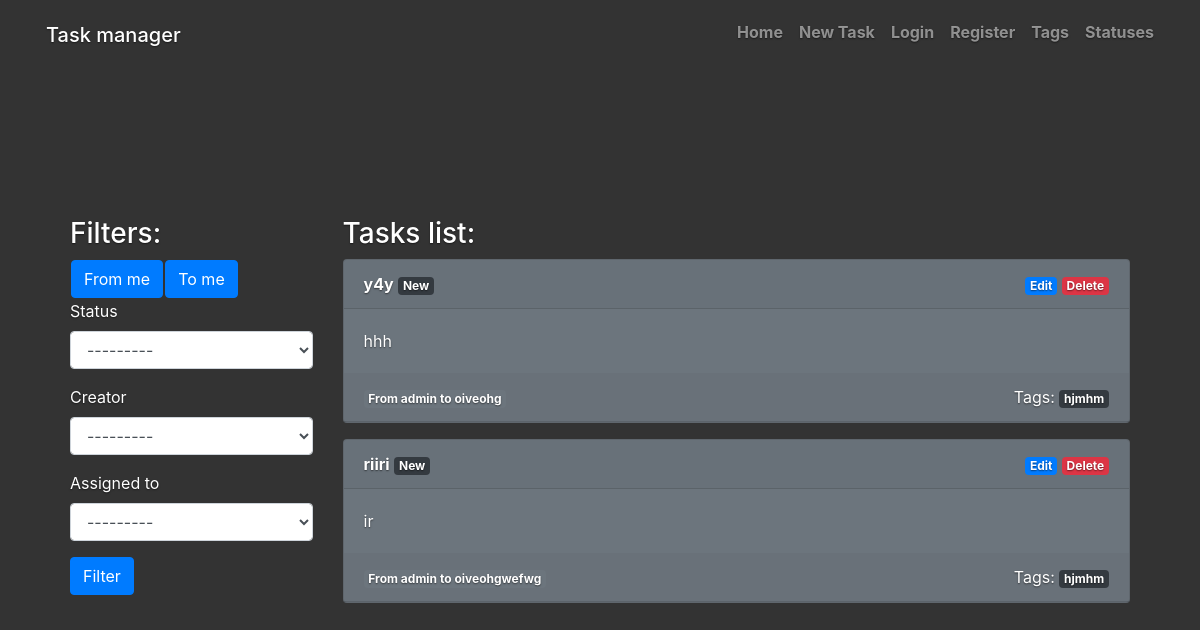
/tasks/, run on an earlier commit of the app's database.
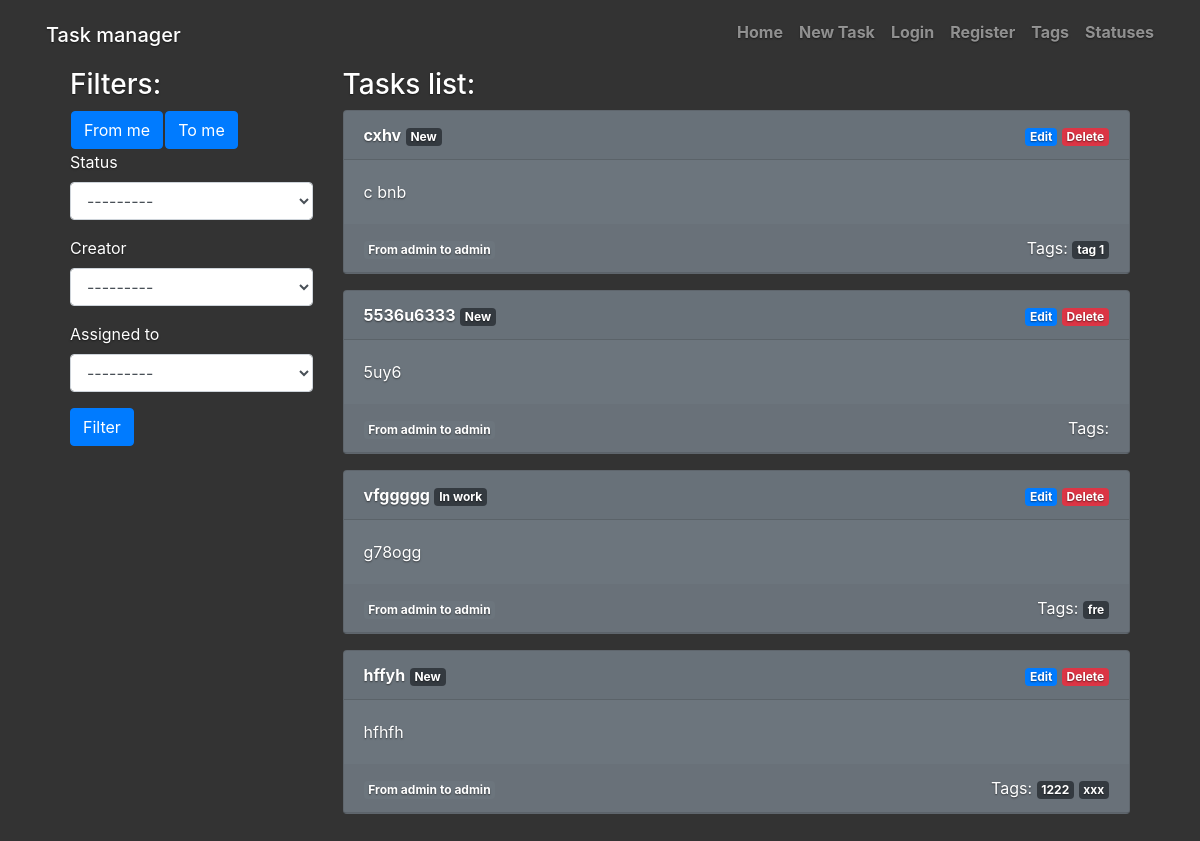
And on a later commit of the database.
### tasks/models.py (models this page shows, shortened)
class Task(models.Model):
    name = models.CharField(max_length=255, help_text="Enter a task name.")
    created_at = models.DateTimeField(auto_now_add=True)
    content = models.TextField(
        max_length=500,
        help_text="Enter a text of the task")
    status = models.ForeignKey(
        TaskStatus,
        on_delete=models.CASCADE,
        null=False, blank=False)
    tags = models.ManyToManyField(
        Tag,
        blank=True,
        help_text="Select a tags for this task"
        )
    creator = models.ForeignKey(
        User,
        on_delete=models.SET_NULL,
        null=True, blank=True)
    assigned_to = models.ForeignKey(
        User,
        on_delete=models.SET_NULL,
        null=True,
        blank=True,
        related_name="assigned_to")

class TaskStatus(models.Model):
    name = models.CharField(
        max_length=200,
        unique=True,
        help_text="Enter a status name")
    def __str__(self):
        return self.name

class Tag(models.Model):
    name = models.CharField(
        max_length=200,
        unique=True,
        help_text="Enter a tag")
    def __str__(self):
        return self.name

### tasks/views.py (the view, shortened to what this page needs)
# urls.py: path('', views.IndexView.as_view(), name='index'),
class IndexView(generic.ListView):
    template_name = 'index.html'
    context_object_name = 'task_list'
    def get_context_data(self, **kwargs):
        context = super().get_context_data(**kwargs)
        context['filter'] = TaskFilter(
            self.request.GET,
            queryset=self.get_queryset(),
        )
        return context
    def get_queryset(self):
        return Task.objects.all()

### tasks/templates/index.html (shortened to what this page needs)
{% extends "base.html" %}
{% load bootstrap4 %}
{% block conteiner %}
    <div class="container d-flex w-100 h-100 p-3 mx-auto flex-column">
{% endblock %}
{% block content %}
<div class="row">
<div class="col-md-3">
    <h3>Filters:</h3>
        <table><tr>
          <td><form method="GET" action="">
          <button type="submit" class="btn btn-primary">From me</button>
        </form> </td>
          <td> <form method="GET" action="">
         <button type="submit" class="btn btn-primary">To me</button>
        </form>  </td>
        </tr></table>
        <form action="" method="get" class="form">
          {% bootstrap_form filter.form %}
          {% buttons %}
            <button type="submit" class="btn btn-primary">
              Filter
            </button>
          {% endbuttons %}
        </form>
</div>
  <div class="col-md-9">
    <h3 class="cover-heading">Tasks list:</h3>
    {% if task_list %}
    {% for task in task_list %}
    <div class="card text-white bg-secondary mb-3">
      <div class="card-header">
        <div class="row">
          <div class="col-md-6"><div class="text-left"><b><a href="{% url 'task' task.id %}">{{ task.name }}</a></b>
            <span class="badge badge-dark">{{ task.status }}</span></div></div>
          <div class="col-md-6"><div class="text-right"><a href="{% url 'task_update' task.id %}" class="badge badge-primary">Edit</a>
            <a href="{% url 'task_delete' task.id %}" class="badge badge-danger">Delete</a></div></div>
        </div>
      </div>
      <div class="card-body">
        <p class="card-text">{{task.content}}</p>
      </div>
      <div class="card-header">
        <div class="row">
          <div class="col-md-6"><div class="text-left"><span class="badge badge-secondary">
            From {{ task.creator }} to {{ task.assigned_to }}
          </span></div></div>
          <div class="col-md-6"><div class="text-right">Tags:
            {% for tag in task.tags.all %}
            <span class="badge badge-dark">{{tag}}</span>
            {% endfor %}
          </div></div>
        </div>
      </div>
    </div>
  {% endfor %}
  {% else %}
    <p>You don't have any task. </p>
  {% endif %}
  </div>
</div>
{% endblock %}

What changed in the data, as far as the page shows it:
removed Task: name "y4y", status "New", content "hhh", creator "admin", assigned_to "oiveohg"
removed Tag: name "hjmhm"
removed Task: name "riiri", status "New", content "ir", creator "admin", assigned_to "oiveohgwefwg"
added Task: name "cxhv", status "New", content "c bnb", creator "admin", assigned_to "admin"
added Tag: name "tag 1", shown under "cxhv"
added Task: name "5536u6333", status "New", content "5uy6", creator "admin", assigned_to "admin"
added Task: name "vfggggg", status "In work", content "g78ogg", creator "admin", assigned_to "admin"
added Tag: name "fre", shown under "vfggggg"
added Task: name "hffyh", status "New", content "hfhfh", creator "admin", assigned_to "admin"
added Tag: name "1222", shown under "hffyh"
added Tag: name "xxx", shown under "hffyh"
